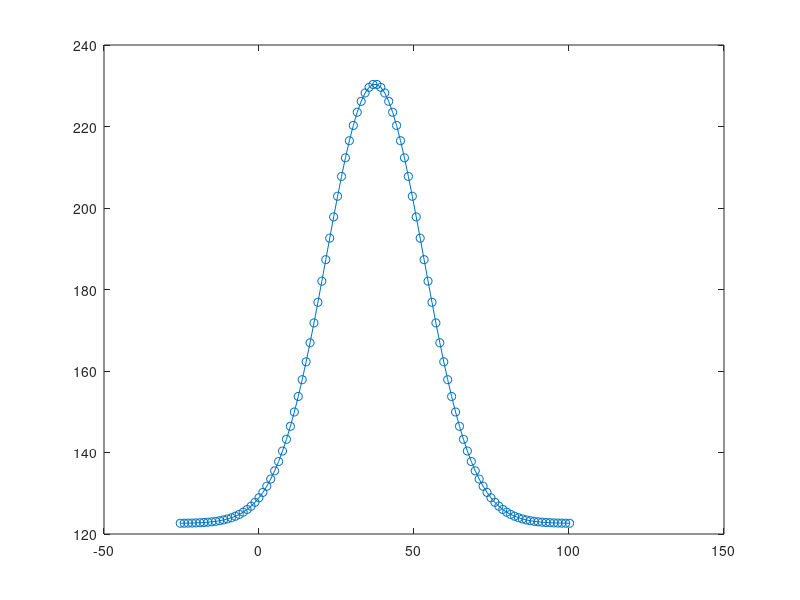

MATLAB code for this plot: (Note: this script raises an error after producing the figure.)
%**************************************************************************
% This algorithm perform Levenberg-Marquardt non-linear curve fit
% of gauss amplitude function with offset y=y0+A*exp(-((x-xc)^2/(2*w^2)))
%**************************************************************************
clear all
close all
%**************************************************************************
% initialization parameters
%**************************************************************************
% initial amplitude
x01=1;
% initial center
x02=35;
% initial width
x03=1;
% initial offset
x04=0;
% initial parameters
x0=[x01 x02 x03 x04];
%**************************************************************************
% maximum number of iterations
k_max=1000;
% initialize control fitting parameters
% epsilon 1
epsilon_1=1.0e-8;
% epsilon 2
epsilon_2=1.0e-8;
% tau
tau=1.0e-3;
%**************************************************************************
% number of experimental points
M=100;
% initialize x (t) and y vectors of gauss function
t_data=zeros(1,M);
y_data=zeros(1,M);
% initialize amplitude
x1=107.8;
% initialize center
x2=37.4;
% initialize width
x3=15.7;
% initialize offset
x4=122.6;
% t_data vector
multiplicator_width=4;
t_data_start=x2-multiplicator_width*x3;
t_data_stop=x2+multiplicator_width*x3;
t_data=linspace(t_data_start,t_data_stop,M);
% y vector
y_data=x1*exp(((-1.0)*((t_data(1,:)-x2).^2)./(2*x3^2)))+x4;
% plot experimental curve
plot(t_data(1,:),y_data(1,:),'-o');
%**************************************************************************
% perform fit using levmar_gauss_amp function
%**************************************************************************
fit_result=levmar_gauss_amp(t_data, y_data, x0, k_max, epsilon_1, epsilon_2, tau);
%**************************************************************************
% define function for levenberg-marquardt algorithm - for fit of gaussian
% function with amplitude
%**************************************************************************
% Explanation of function parameters
% parameters of function are: t_data (x coordinates of gaussian function);
% y_data (y coordinates of gaussian function); initial fit
% parameters e.g. x0 = [amplitude center width offset]; maximum number of iterations e.g.
% k_max=1000; epsilon_1=1.0e-8 (good value); epsilon_2=1.0e-8 (good value); 
% tau=1.0e-3 (good value);
%**************************************************************************
function [x_new] = levmar_gauss_amp(t_data, y_data, x0, k_max, epsilon_1, epsilon_2, tau)
    % initialize basic fitting parameters
    % initialize iteration variable
    k=0;
    ni=2;
    % calculate number of points
    M=length(t_data(1,:));
    % initialize x vector
    x=x0;
    % initialize Jacobian matrix
    J=zeros(M,4);
    J(:,1)=(-1.0)*exp((-1.0)*((t_data(1,:)-x(1,2)).^2)./(2*x(1,3)^2));
    J(:,2)=(-1.0)*(x(1,1)*exp((-1.0)*((t_data(1,:)-x(1,2)).^2)./(2*x(1,3)^2)).*2.*(t_data(1,:)-x(1,2)))./(2*x(1,3)^2);
    J(:,3)=((-1.0)*x(1,1)*exp((-1.0)*((t_data(1,:)-x(1,2)).^2)./(2*x(1,3)^2)).*(t_data(1,:)-x(1,2)).^2)./x(1,3)^3;
    J(:,4)=-1;
    % calculate A matrix
    A=transpose(J(:,:))*J(:,:);
    % calculate f function
    f=y_data(1,:)-x(1,1)*exp((-1.0)*(t_data(1,:)-x(1,2)).^2./(2*x(1,3)^2))-x(1,4);
    % calculate g matrix
    g=transpose(J(:,:))*transpose(f(1,:));
    % calculate norm g
    g_norm=sqrt(sum(g(:,1).*g(:,1)));
    % calculate boolean parameter
    found_bool=g_norm < epsilon_1;
    % calculate mi parameter
    mi=tau*max(diag(A(:,:)));
    %**************************************************************************
    % main loop
    %**************************************************************************
    while ((~found_bool) & (k < k_max))
        % iterate
        k=k+1
        % calculate h_lm
        B=A(:,:)+mi*eye(4);
        C=inv(B(:,:));
        h_lm=(-1.0)*transpose(g(:,1))*C(:,:);
        % calculate norm h_lm
        h_lm_norm=sqrt(sum(h_lm(1,:).*h_lm(1,:)));
        % calculate norm x
        x_norm=sqrt(sum(x(1,:).*x(1,:)));
        if (h_lm_norm < epsilon_2*(x_norm+epsilon_2))
            found_bool=1;
        else
            x_new=x(1,:)+h_lm(1,:)
            % calculate f
            f=y_data(1,:)-x(1,1)*exp((-1.0)*(t_data(1,:)-x(1,2)).^2./(2*x(1,3)^2))-x(1,4);
            % calculate new f
            f_new=y_data(1,:)-x_new(1,1)*exp((-1.0)*(t_data(1,:)-x_new(1,2)).^2./(2*x_new(1,3)^2))-x_new(1,4);
            % calculate F
            F=0.5*sum(f(1,:).*f(1,:));
            % calculate new F
            F_new=0.5*sum(f_new(1,:).*f_new(1,:));
            % calculate ro numerator
            ro_numerator=F-F_new;
            % caculate ro denominator
            ro_denominator=0.5*h_lm(1,:)*(mi*transpose(h_lm(1,:))-g(:,1));
            % calculate ro
            ro=ro_numerator/ro_denominator;
            if (ro > 0)
                x=x_new;
                % calculate Jacobian matrix
                J=zeros(M,4);
                J(:,1)=(-1.0)*exp((-1.0)*((t_data(1,:)-x(1,2)).^2)./(2*x(1,3)^2));
                J(:,2)=(-1.0)*(x(1,1)*exp((-1.0)*((t_data(1,:)-x(1,2)).^2)./(2*x(1,3)^2)).*2.*(t_data(1,:)-x(1,2)))./(2*x(1,3)^2);
                J(:,3)=((-1.0)*x(1,1)*exp((-1.0)*((t_data(1,:)-x(1,2)).^2)./(2*x(1,3)^2)).*(t_data(1,:)-x(1,2)).^2)./x(1,3)^3;
                J(:,4)=-1;
                % calculate A matrix
                A=transpose(J(:,:))*J(:,:);
                % calculate f function
                f=y_data(1,:)-x(1,1)*exp((-1.0)*(t_data(1,:)-x(1,2)).^2./(2*x(1,3)^2))-x(1,4);
                % calculate g matrix
                g=transpose(J(:,:))*transpose(f(1,:));
                % calculate g norm
                g_norm=sqrt(sum(g(:,1).*g(:,1)));
                % calculate found boolean parameter
                found_bool=g_norm <= epsilon_1;
                mi=mi*max([(1/3) (1-(2*ro-1)^3)]);
                ni=2;
            else
                mi=mi*ni;
                ni=2*ni;
            end
        end
    end
end
%**************************************************************************
% end
%**************************************************************************